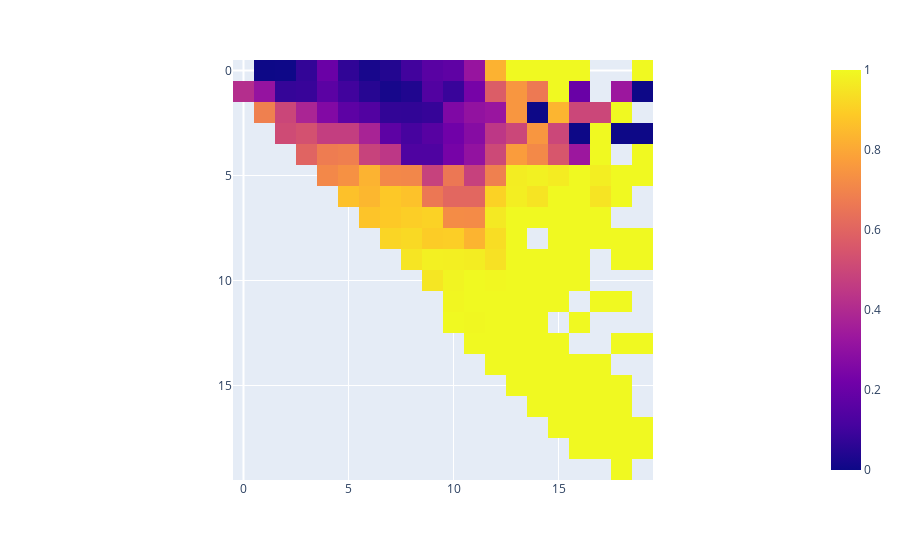
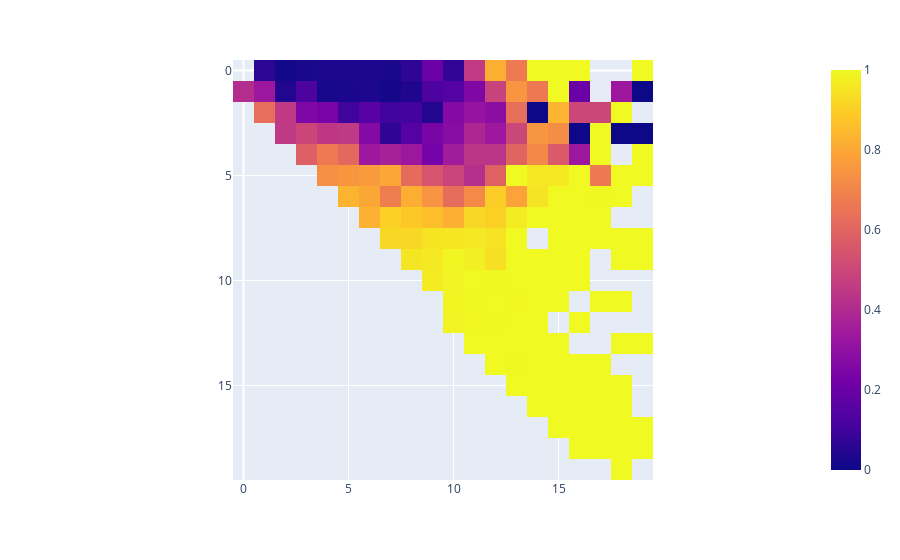
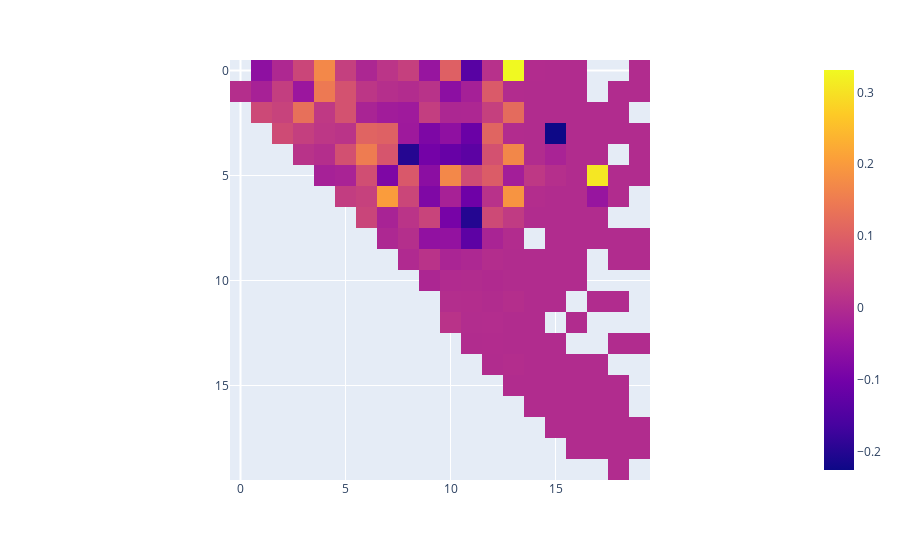

Notebook code cell kept with these figures, in order:
### Code cell
def heatmap(df, num_bins):
    
    m_chi_10 = df["m_chi_10"]
    m_chi_20 = df["m_chi_20"]
    
    M1_bins = np.linspace(0, max(m_chi_10), num_bins+1)
    M2_bins = np.linspace(0, max(m_chi_20), num_bins+1)
    
    mean_true_CLs = []
    mean_pred_CLs = []
    
    for i in range(num_bins):
        
        mean_j_true_CLs = []
        mean_j_pred_CLs = []
        
        for j in range(num_bins):
            bin_mask = (m_chi_10 >= M1_bins[i]) & (m_chi_10 < M1_bins[i+1]) & (m_chi_20 >= M2_bins[j]) & (m_chi_20 < M2_bins[j+1])
            
            mean_bin_true_CLs = df[bin_mask]["Final__CLs"].mean()
            mean_bin_pred_CLs = df[bin_mask]["Predicted_Final__CLs"].mean()
            
            
            mean_j_true_CLs.append(mean_bin_true_CLs)
            mean_j_pred_CLs.append(mean_bin_pred_CLs)
            
        mean_true_CLs.append(mean_j_true_CLs)
        mean_pred_CLs.append(mean_j_pred_CLs)
    
    mean_true_CLs = np.array(mean_true_CLs)
    mean_pred_CLs = np.array(mean_pred_CLs)
    
    fig1 = px.imshow(mean_true_CLs)
    fig2 = px.imshow(mean_pred_CLs)
    fig3 = px.imshow(mean_true_CLs - mean_pred_CLs)
    
    fig1.show()
    fig2.show()
    fig3.show()
    
heatmap(output_df, 20)

### Figure 1 — Plotly figure (JSON) as saved in the notebook; plotly's stock layout.template omitted (floating-point values rounded to 4 significant figures; data arrays with more than 128 entries replaced by an {"elided": "..."} marker saying what was removed)
{"data": [{"coloraxis": "coloraxis", "hovertemplate": "x: %{x}<br>y: %{y}<br>color: %{z}<extra></extra>", "name": "0", "type": "heatmap", "xaxis": "x", "yaxis": "y", "z": {"elided": "20x20 float values"}}], "layout": {"coloraxis": {"colorscale": [[0, "#0d0887"], [0.1111, "#46039f"], [0.2222, "#7201a8"], [0.3333, "#9c179e"], [0.4444, "#bd3786"], [0.5556, "#d8576b"], [0.6667, "#ed7953"], [0.7778, "#fb9f3a"], [0.8889, "#fdca26"], [1, "#f0f921"]]}, "margin": {"t": 60}, "xaxis": {"anchor": "y", "constrain": "domain", "domain": [0, 1], "scaleanchor": "y"}, "yaxis": {"anchor": "x", "autorange": "reversed", "constrain": "domain", "domain": [0, 1]}}}

### Figure 2 — Plotly figure (JSON) as saved in the notebook; plotly's stock layout.template omitted (floating-point values rounded to 4 significant figures; data arrays with more than 128 entries replaced by an {"elided": "..."} marker saying what was removed)
{"data": [{"coloraxis": "coloraxis", "hovertemplate": "x: %{x}<br>y: %{y}<br>color: %{z}<extra></extra>", "name": "0", "type": "heatmap", "xaxis": "x", "yaxis": "y", "z": {"elided": "20x20 float values"}}], "layout": {"coloraxis": {"colorscale": [[0, "#0d0887"], [0.1111, "#46039f"], [0.2222, "#7201a8"], [0.3333, "#9c179e"], [0.4444, "#bd3786"], [0.5556, "#d8576b"], [0.6667, "#ed7953"], [0.7778, "#fb9f3a"], [0.8889, "#fdca26"], [1, "#f0f921"]]}, "margin": {"t": 60}, "xaxis": {"anchor": "y", "constrain": "domain", "domain": [0, 1], "scaleanchor": "y"}, "yaxis": {"anchor": "x", "autorange": "reversed", "constrain": "domain", "domain": [0, 1]}}}

### Figure 3 — Plotly figure (JSON) as saved in the notebook; plotly's stock layout.template omitted (floating-point values rounded to 4 significant figures; data arrays with more than 128 entries replaced by an {"elided": "..."} marker saying what was removed)
{"data": [{"coloraxis": "coloraxis", "hovertemplate": "x: %{x}<br>y: %{y}<br>color: %{z}<extra></extra>", "name": "0", "type": "heatmap", "xaxis": "x", "yaxis": "y", "z": {"elided": "20x20 float values"}}], "layout": {"coloraxis": {"colorscale": [[0, "#0d0887"], [0.1111, "#46039f"], [0.2222, "#7201a8"], [0.3333, "#9c179e"], [0.4444, "#bd3786"], [0.5556, "#d8576b"], [0.6667, "#ed7953"], [0.7778, "#fb9f3a"], [0.8889, "#fdca26"], [1, "#f0f921"]]}, "margin": {"t": 60}, "xaxis": {"anchor": "y", "constrain": "domain", "domain": [0, 1], "scaleanchor": "y"}, "yaxis": {"anchor": "x", "autorange": "reversed", "constrain": "domain", "domain": [0, 1]}}}
